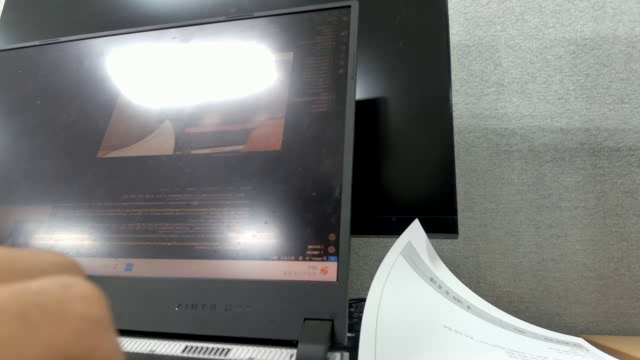
#> input picture frame 48 of Drone_2023_09_25/opencv1.avi, 640 x 360 px, given in place of the camera
$ python Exam1.py
#> lines starting #> are read from the running program, lines starting #| are printed output that depends on the picture
# CCTV

import time
import datetime as dt
import numpy as np
import cv2

cap = cv2.VideoCapture(0) # cap 이 여래대인 경우 0, 1, 2, 3... 을 넣어 주면 된다.
cap.set(3,640) # 영상 가로 넓이 설정
cap.set(4,480) # 영상 세로 넓이 설정

# 코덱 정의
fourcc = cv2.VideoWriter_fourcc(*'DIVX')
width = round(cap.get(cv2.CAP_PROP_FRAME_WIDTH))
height = round(cap.get(cv2.CAP_PROP_FRAME_HEIGHT))
fps = cap.get(cv2.CAP_PROP_FPS)
now = dt.datetime.now()
print(now)
out = cv2.VideoWriter(r'D:\My_Python_Project\School_Drone_Study\Drone_2023_09_25\opencv1.avi',fourcc,fps,(width,height))

# 저장파일명, 코덱, 재생속도, 크기
while True:
    ret, frame = cap.read()
#> frame is the input picture: shape (360, 640, 3); mean B, G, R 120.6, 123.6, 123.9
    frame = cv2.flip(frame,1) # 영상 상하반전유무에 따라 0,1 을 사용
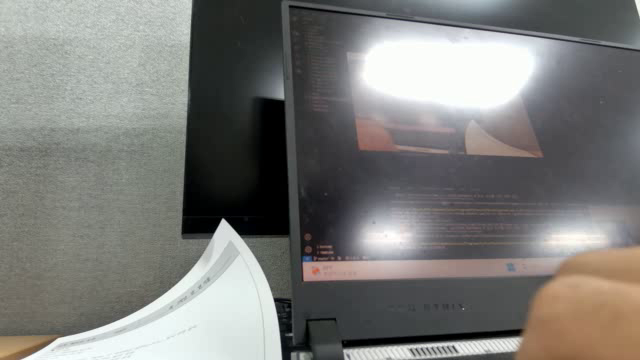
#> frame: shape (360, 640, 3); mean B, G, R 120.6, 123.6, 123.9

    gray = cv2.cvtColor(frame, cv2.COLOR_BGR2GRAY) # 영상 처리를 위한 흑백 처리
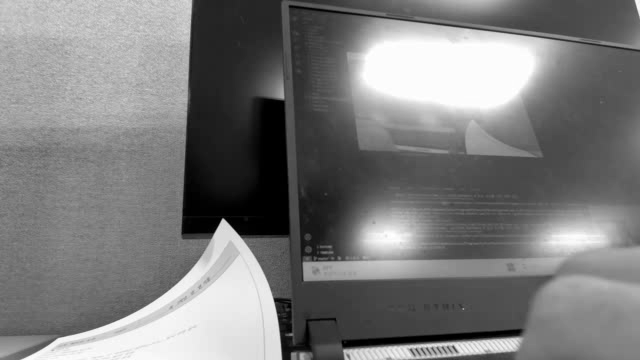
#> gray: shape (360, 640); min 0, max 255, mean 123.3

    cv2.imshow('frmae', frame)
    out.write(frame) # 영상데이터만 저장
    cv2.imshow('gray', gray)
    cv2.imwrite('D:\My_Python_Project\School_Drone_Study\Drone_2023_09_25\opencv1.png', frame)

    k = cv2.waitKey(30) & 0xff
#> (key Esc is pressed here)
    if k == 27: # press 'ESC' to quit
        break

out.release()
cap.release()
#> (the run stopped early here; a loop or call above may not have finished)

$ run again, starting later in the video
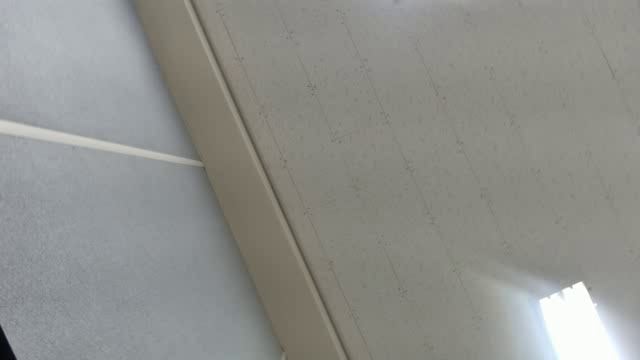
#> input picture frame 216 of Drone_2023_09_25/opencv1.avi, 640 x 360 px, given in place of the camera
#> frame is the input picture: shape (360, 640, 3); mean B, G, R 139.5, 143.6, 142.8
#> `frame = cv2.flip(frame,1)`:
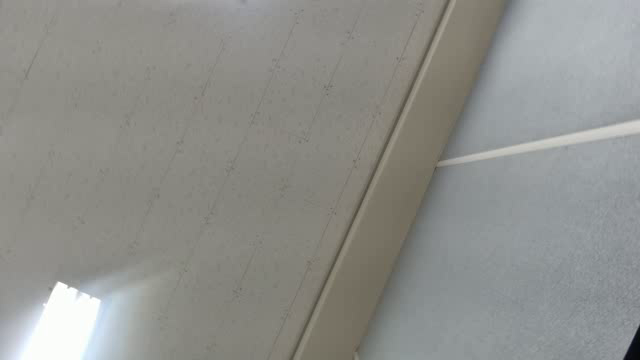
#> frame: shape (360, 640, 3); mean B, G, R 139.5, 143.6, 142.8

$ run again, starting later in the video
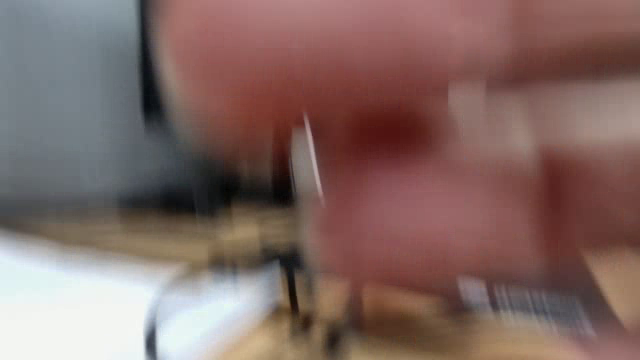
#> input picture frame 385 of Drone_2023_09_25/opencv1.avi, 640 x 360 px, given in place of the camera
#> frame is the input picture: shape (360, 640, 3); mean B, G, R 99.6, 104.1, 129.9
#> `frame = cv2.flip(frame,1)`:
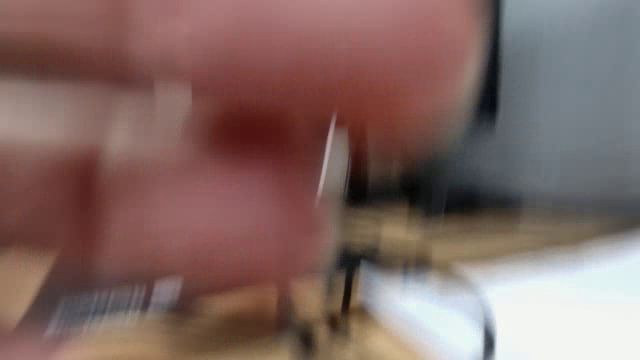
#> frame: shape (360, 640, 3); mean B, G, R 99.6, 104.1, 129.9
#> `gray = cv2.cvtColor(frame, cv2.COLOR_BGR2GRAY)`:
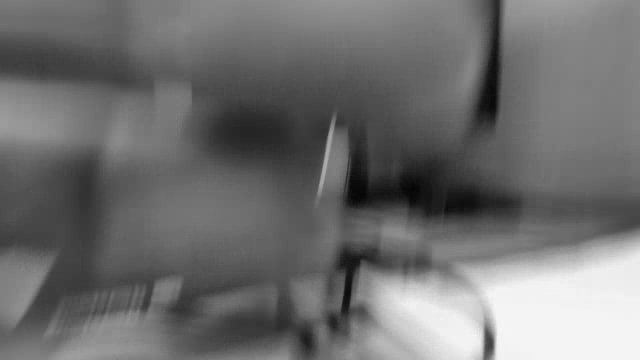
#> gray: shape (360, 640); min 1, max 247, mean 111.3
